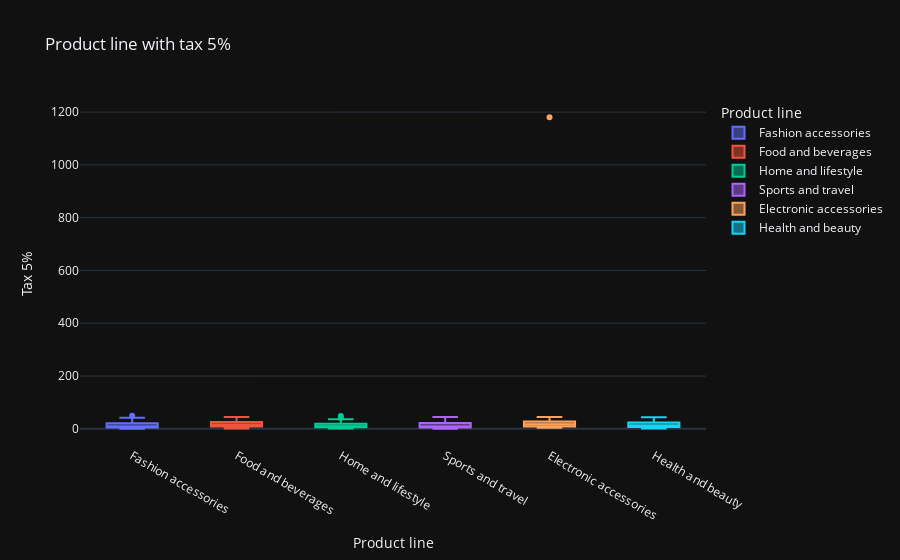

Notebook source saved alongside this figure:
### Code cell
#Information about the 5% tax for each production line !¶
figure=px.box(df,x='Product line',color='Product line',y='Tax 5%',template='plotly_dark',title='Product line with tax 5%')
figure.show()

### Figure 1 — Plotly figure (JSON) as saved in the notebook; plotly's stock layout.template omitted (floating-point values rounded to 4 significant figures)
{"data": [{"alignmentgroup": "True", "hovertemplate": "Product line=%{x}<br>Tax 5%=%{y}<extra></extra>", "legendgroup": "Fashion accessories", "marker": {"color": "#636efa"}, "name": "Fashion accessories", "notched": false, "offsetgroup": "Fashion accessories", "orientation": "v", "showlegend": true, "type": "box", "x": ["Fashion accessories", "Fashion accessories", "Fashion accessories", "Fashion accessories", "Fashion accessories", "Fashion accessories", "Fashion accessories", "Fashion accessories", "Fashion accessories", "Fashion accessories", "Fashion accessories", "Fashion accessories", "Fashion accessories", "Fashion accessories", "Fashion accessories", "Fashion accessories", "Fashion accessories", "Fashion accessories", "Fashion accessories", "Fashion accessories", "Fashion accessories", "Fashion accessories", "Fashion accessories", "Fashion accessories", "Fashion accessories", "Fashion accessories", "Fashion accessories", "Fashion accessories", "Fashion accessories", "Fashion accessories", "Fashion accessories", "Fashion accessories", "Fashion accessories", "Fashion accessories", "Fashion accessories", "Fashion accessories", "Fashion accessories"], "x0": " ", "xaxis": "x", "y": [34.38, 1.066, 16.43, 2.618, 4.992, 3.249, 23.53, 49.65, 25.01, 41.62, 30.92, 8.191, 14.9, 3.705, 2.372, 16.34, 9.938, 5.244, 3.29, 2.619, 11.41, 31.06, 7.43, 13.98, 6.807, 21.26, 0.7715, 7.39, 6.192, 6.248, 22.03, 8.335, 0.985, 11.05, 18.93, 8.591, 37.46], "y0": " ", "yaxis": "y"}, {"alignmentgroup": "True", "hovertemplate": "Product line=%{x}<br>Tax 5%=%{y}<extra></extra>", "legendgroup": "Food and beverages", "marker": {"color": "#EF553B"}, "name": "Food and beverages", "notched": false, "offsetgroup": "Food and beverages", "orientation": "v", "showlegend": true, "type": "box", "x": ["Food and beverages", "Food and beverages", "Food and beverages", "Food and beverages", "Food and beverages", "Food and beverages", "Food and beverages", "Food and beverages", "Food and beverages", "Food and beverages", "Food and beverages", "Food and beverages", "Food and beverages", "Food and beverages", "Food and beverages", "Food and beverages", "Food and beverages", "Food and beverages", "Food and beverages", "Food and beverages", "Food and beverages", "Food and beverages", "Food and beverages", "Food and beverages", "Food and beverages", "Food and beverages", "Food and beverages", "Food and beverages", "Food and beverages", "Food and beverages", "Food and beverages", "Food and beverages", "Food and beverages", "Food and beverages"], "x0": " ", "xaxis": "x", "y": [2.712, 17.27, 17.83, 14.14, 8.687, 3.558, 24.92, 44.6, 7.912, 4.035, 27.07, 25.21, 14.5, 32.8, 20.95, 38.6, 3.56, 13.55, 39.16, 29.56, 27.18, 24.95, 15.38, 3.333, 8.601, 16.07, 24.19, 25.57, 4.208, 23.07, 8.661, 8.448, 1.079, 42.31], "y0": " ", "yaxis": "y"}, {"alignmentgroup": "True", "hovertemplate": "Product line=%{x}<br>Tax 5%=%{y}<extra></extra>", "legendgroup": "Home and lifestyle", "marker": {"color": "#00cc96"}, "name": "Home and lifestyle", "notched": false, "offsetgroup": "Home and lifestyle", "orientation": "v", "showlegend": true, "type": "box", "x": ["Home and lifestyle", "Home and lifestyle", "Home and lifestyle", "Home and lifestyle", "Home and lifestyle", "Home and lifestyle", "Home and lifestyle", "Home and lifestyle", "Home and lifestyle", "Home and lifestyle", "Home and lifestyle", "Home and lifestyle", "Home and lifestyle", "Home and lifestyle", "Home and lifestyle", "Home and lifestyle", "Home and lifestyle", "Home and lifestyle", "Home and lifestyle", "Home and lifestyle", "Home and lifestyle", "Home and lifestyle", "Home and lifestyle", "Home and lifestyle", "Home and lifestyle", "Home and lifestyle", "Home and lifestyle", "Home and lifestyle", "Home and lifestyle", "Home and lifestyle", "Home and lifestyle", "Home and lifestyle", "Home and lifestyle"], "x0": " ", "xaxis": "x", "y": [7.08, 3.429, 9.909, 7.9, 7.995, 1.264, 4.314, 15.92, 1.273, 20.51, 6.35, 15.23, 12.44, 36.17, 22.84, 7.094, 42.28, 16.72, 35.52, 0.914, 21.84, 8.484, 4.431, 12.05, 10.35, 6.618, 18.32, 25.13, 6.115, 48.75, 9.076, 5.662, 6.456], "y0": " ", "yaxis": "y"}, {"alignmentgroup": "True", "hovertemplate": "Product line=%{x}<br>Tax 5%=%{y}<extra></extra>", "legendgroup": "Sports and travel", "marker": {"color": "#ab63fa"}, "name": "Sports and travel", "notched": false, "offsetgroup": "Sports and travel", "orientation": "v", "showlegend": true, "type": "box", "x": ["Sports and travel", "Sports and travel", "Sports and travel", "Sports and travel", "Sports and travel", "Sports and travel", "Sports and travel", "Sports and travel", "Sports and travel", "Sports and travel", "Sports and travel", "Sports and travel", "Sports and travel", "Sports and travel", "Sports and travel", "Sports and travel", "Sports and travel", "Sports and travel", "Sports and travel", "Sports and travel", "Sports and travel", "Sports and travel", "Sports and travel", "Sports and travel", "Sports and travel", "Sports and travel", "Sports and travel", "Sports and travel", "Sports and travel", "Sports and travel", "Sports and travel", "Sports and travel", "Sports and travel", "Sports and travel"], "x0": " ", "xaxis": "x", "y": [10.36, 29.1, 1.439, 13.45, 38.46, 11.28, 27.27, 4.669, 7.693, 8.062, 12.24, 1.119, 3.947, 1.549, 12.92, 7.75, 5.999, 1.276, 3.675, 22.01, 44.14, 2.531, 6.982, 6.087, 16.24, 27.64, 0.5085, 16.86, 6.483, 21.78, 22.43, 44.66, 6.903, 8.716], "y0": " ", "yaxis": "y"}, {"alignmentgroup": "True", "hovertemplate": "Product line=%{x}<br>Tax 5%=%{y}<extra></extra>", "legendgroup": "Electronic accessories", "marker": {"color": "#FFA15A"}, "name": "Electronic accessories", "notched": false, "offsetgroup": "Electronic accessories", "orientation": "v", "showlegend": true, "type": "box", "x": ["Electronic accessories", "Electronic accessories", "Electronic accessories", "Electronic accessories", "Electronic accessories", "Electronic accessories", "Electronic accessories", "Electronic accessories", "Electronic accessories", "Electronic accessories", "Electronic accessories", "Electronic accessories", "Electronic accessories", "Electronic accessories", "Electronic accessories", "Electronic accessories", "Electronic accessories", "Electronic accessories", "Electronic accessories", "Electronic accessories", "Electronic accessories", "Electronic accessories", "Electronic accessories", "Electronic accessories", "Electronic accessories", "Electronic accessories", "Electronic accessories", "Electronic accessories", "Electronic accessories", "Electronic accessories", "Electronic accessories", "Electronic accessories"], "x0": " ", "xaxis": "x", "y": [22.41, 1180.0, 28.76, 36.73, 3.735, 31.31, 26.39, 12.21, 40.98, 8.425, 11.47, 33.78, 22.77, 21.98, 18.09, 8.6, 34.02, 8.178, 44.88, 15.13, 22.74, 16.34, 8.71, 14.07, 15.54, 5.567, 14.3, 19.45, 4.84, 22.35, 5.803, 8.827], "y0": " ", "yaxis": "y"}, {"alignmentgroup": "True", "hovertemplate": "Product line=%{x}<br>Tax 5%=%{y}<extra></extra>", "legendgroup": "Health and beauty", "marker": {"color": "#19d3f3"}, "name": "Health and beauty", "notched": false, "offsetgroup": "Health and beauty", "orientation": "v", "showlegend": true, "type": "box", "x": ["Health and beauty", "Health and beauty", "Health and beauty", "Health and beauty", "Health and beauty", "Health and beauty", "Health and beauty", "Health and beauty", "Health and beauty", "Health and beauty", "Health and beauty", "Health and beauty", "Health and beauty", "Health and beauty", "Health and beauty", "Health and beauty", "Health and beauty", "Health and beauty", "Health and beauty", "Health and beauty", "Health and beauty", "Health and beauty", "Health and beauty", "Health and beauty", "Health and beauty", "Health and beauty", "Health and beauty", "Health and beauty"], "x0": " ", "xaxis": "x", "y": [3.987, 7.935, 12.95, 26.91, 29.76, 19.23, 15.15, 20.72, 11.2, 4.37, 5.722, 3.347, 31.22, 35.69, 13.72, 11.63, 12.85, 12.32, 2.748, 11.1, 8.814, 21.06, 43.94, 1.476, 30.05, 5.095, 26.14, 10.36], "y0": " ", "yaxis": "y"}], "layout": {"boxmode": "overlay", "legend": {"title": {"text": "Product line"}, "tracegroupgap": 0}, "title": {"text": "Product line with tax 5%"}, "xaxis": {"anchor": "y", "categoryarray": ["Fashion accessories", "Food and beverages", "Home and lifestyle", "Sports and travel", "Electronic accessories", "Health and beauty"], "categoryorder": "array", "domain": [0, 1], "title": {"text": "Product line"}}, "yaxis": {"anchor": "x", "domain": [0, 1], "title": {"text": "Tax 5%"}}}}
